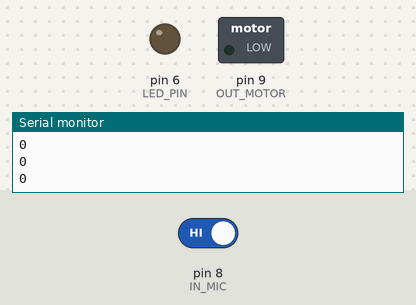
Bench run of a sketch on a simulated Arduino Uno, built with avr-gcc and run on an emulated ATmega328P. Shown: switched loads named in the sketch (green lamp = pin HIGH), output pins drawn as LEDs (lit = HIGH), the last lines printed to the serial monitor. Inputs (shaded band) come from the test bench; at power-on: pin 8 (IN_MIC) HIGH.

Above: at 1.2 s.
1.3 s: pin 8 (IN_MIC) driven LOW
At 2.23 s:
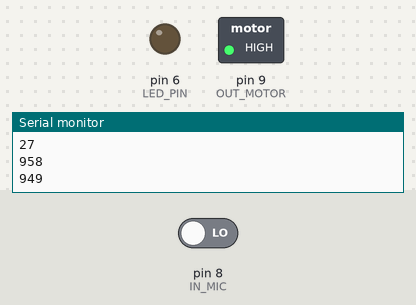
At 3.21 s:
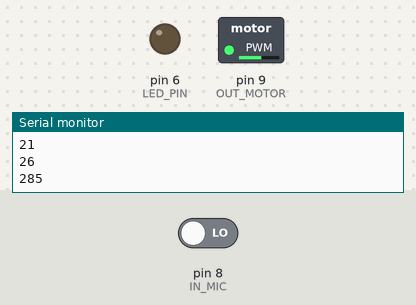
Timing chart, 0 to 10.3 s (numbered marks = the images above; inputs shaded):
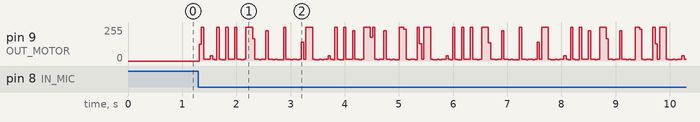

The sketch:

lazarus.ino
```cpp
  const int IN_MIC = 8;
  const int OUT_MOTOR = 9;
  const int LED_PIN = 6;
  const int SAMPLE_TIME = 40;

  unsigned long millisCurrent;
  unsigned long millisLast = 0;
  unsigned long millisElapsed = 0;
  int outputVoltage;
  int sampleBufferValue = 0;

  void setup(){
    Serial.begin(9600);
    pinMode(OUT_MOTOR, OUTPUT);
    pinMode(IN_MIC, INPUT);        // Set microphone pin as input
    pinMode(LED_PIN, OUTPUT);      // Set LED pin as output
  }

  void loop(){
    millisCurrent = millis();
    millisElapsed = millisCurrent - millisLast;

    // Count LOW pulses from LM393 audio sensor
    if (digitalRead(IN_MIC) == LOW) {
      sampleBufferValue++;
    }

    if (millisElapsed > SAMPLE_TIME) {
      Serial.println(sampleBufferValue);

      // Map pulse count to motor speed (0-255 PWM)
      if (sampleBufferValue > 0 && sampleBufferValue < 510) {
        outputVoltage = sampleBufferValue / 2;
      } else if (sampleBufferValue >= 510) {
        outputVoltage = 255;
      } else {
        outputVoltage = 0;
      }

      analogWrite(OUT_MOTOR, outputVoltage);

      sampleBufferValue = 0;
      millisLast = millisCurrent;
    }
  }
```
